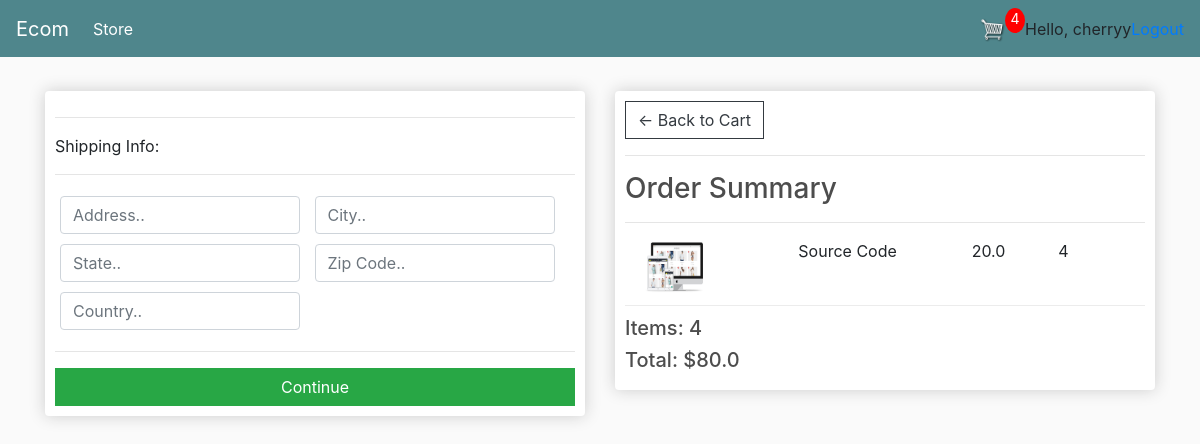
/checkout/ (signed in), run on the app's committed database.
### store/models.py (models this page shows, shortened)
class OrderItem(models.Model):
    product = models.ForeignKey(Product, on_delete=models.SET_NULL, null=True)
    order = models.ForeignKey(Order, on_delete=models.SET_NULL, null=True)
    quantity = models.IntegerField(default=0, null=True, blank=True)
    date_added = models.DateTimeField(auto_now_add=True)
    @property
    def get_total(self):
        total = self.product.price * self.quantity
        return total

class Product(models.Model):
    name = models.CharField(max_length=200)
    price = models.FloatField()
    digital = models.BooleanField(default=False, null=True, blank=True)
    image = models.ImageField(null=True, blank=True)
    @property
    def imageURL(self):
        try:
            url = self.image.url
        except:
            url = ''
        return url

class Order(models.Model):
    customer = models.ForeignKey(Customer, on_delete=models.SET_NULL, null=True, blank=True)
    date_ordered = models.DateTimeField(auto_now_add=True)
    complete = models.BooleanField(default=False)
    transaction_id = models.CharField(max_length=100, null=True)
    @property
    def shipping(self):
        shipping = False
        orderitems = self.orderitem_set.all()
        for i in orderitems:
            if i.product.digital == False:
                shipping = True
        return shipping
    @property
    def get_cart_total(self):
        orderitems = self.orderitem_set.all()
        total = sum([item.get_total for item in orderitems])
        return total
    @property
    def get_cart_items(self):
        orderitems = self.orderitem_set.all()
        total = sum([item.quantity for item in orderitems])
        return total

### store/views.py (the view)
# urls.py: path('checkout/', views.checkout, name="checkout"),
def checkout(request):
    if request.user.is_authenticated:
        customer = request.user.customer
        order, created = Order.objects.get_or_create(customer=customer, complete=False)
        items = order.orderitem_set.all()
        cartItems = order.get_cart_items
    else:
        items = []
        order = {'get_cart_total': 0, 'get_cart_items': 0, 'shipping': False}
        cartItems = order['get_cart_items']
    context = {'items': items, 'order': order, 'cartItems': cartItems}
    return render(request, 'store/checkout.html', context)

### store/templates/store/checkout.html (shortened to what this page needs)
{% extends 'store/main.html' %}
{% load static %}
{% block content %}
     <div class="row">
          <div class="col-lg-6">
               <div class="box-element" id="form-wrapper">
                    <form id="form">
                         <div id="shipping-info">
                              <hr>
                              <p>Shipping Info:</p>
                              <hr>
                              <div class="form-field">
                                   <input required class="form-control" type="text" name="address" placeholder="Address..">
                              </div>
                              <div class="form-field">
                                   <input required class="form-control" type="text" name="city" placeholder="City..">
                              </div>
                              <div class="form-field">
                                   <input required class="form-control" type="text" name="state" placeholder="State..">
                              </div>
                              <div class="form-field">
                                   <input required class="form-control" type="text" name="zipcode" placeholder="Zip Code..">
                              </div>
                              <div class="form-field">
                                   <input required class="form-control" type="text" name="country" placeholder="Country..">
                              </div>
                         </div>
                         <hr>
                         <input id="form-button" class="btn btn-success btn-block " type="submit" value="Continue">
                    </form>
               </div>
               <br>
          </div>
          <div class="col-lg-6">
               <div class="box-element">
                    <a  class="btn btn-outline-dark" href="{% url 'cart' %}">&#x2190; Back to Cart</a>
				<hr>
				<h3>Order Summary</h3>
				<hr>
                {% for item in items %}
				<div class="cart-row">
					<div style="flex:2"><img class="row-image" src="{{item.product.imageURL}}"></div>
					<div style="flex:2"><p>{{item.product.name}}</p></div>
					<div style="flex:1"><p>{{item.product.price}}</p></div>
					<div style="flex:1"><p>{{item.quantity}}</p></div>
				</div>
                {% endfor %}
				<h5>Items:   {{order.get_cart_items}}</h5>
				<h5>Total:   ${{order.get_cart_total}}</h5>
               </div>
          </div>
     </div>
{% endblock content %}

### store/templates/store/main.html (shortened to what this page needs)
<!DOCTYPE html>
{% load static %}
<html>
<head>
	<link rel="stylesheet" href="https://stackpath.bootstrapcdn.com/bootstrap/4.4.1/css/bootstrap.min.css">
	<link rel="stylesheet" type="text/css" href="{% static 'css/main.css' %}">
</head>
<body>
    <nav class="navbar navbar-expand-lg navbar-dark bg-dark">
  <a class="navbar-brand" href="{% url 'store' %}">Ecom</a>
  <div class="collapse navbar-collapse" id="navbarSupportedContent">
    <ul class="navbar-nav mr-auto">
      <li class="nav-item active">
        <a class="nav-link" href="{% url 'store' %}">Store <span class="sr-only">(current)</span></a>
      </li>
    </ul>
    <div class="form-inline my-2 my-lg-0">
     	<a href="{% url 'cart' %}">
    		<img  id="cart-icon" src="{% static 'images/cart.png' %}">
    	</a>
    	<p id="cart-total">{{cartItems}}</p>
    </div>
  </div>
    <span class="hello-msg">Hello, {{request.user}}</span>
    <span class="hello-msg"><a href="{% url 'logout' %}">Logout</a></span>
</nav>
         <div class="container">
                <br>
                {% block content %}
                 {% endblock content %}
         </div>
</body>
</html>

### static/css/main.css (style rules this page uses)
body { background-color: hsl(0, 0%, 98%); }
h1,h2,h3,h4,h5,h6 { color:hsl(0, 0%, 30%); }
.box-element { box-shadow:hsl(0, 0%, 80%) 0 0 16px; background-color: #fff; border-radius: 4px; padding: 10px; }
.bg-dark { background-color: #4f868c!important; }
#cart-icon { width:25px; display: inline-block; margin-left: 15px; }
#cart-total { display: block; text-align: center; color:#fff; background-color: red; width: 20px; height: 25px; border-radius: 50%; font-size: 14px; }
.col-lg-4, .col-lg-6, .col-lg-8, .col-lg-12 { margin-top: 10px; }
.btn { border-radius: 0; }
.row-image { width: 100px; }
.form-field { width:250px; display: inline-block; padding: 5px; }
.cart-row { display: flex; align-items: flex-stretch; padding-bottom: 10px; margin-bottom: 10px; border-bottom: 1px solid #ececec; }

### data on the page
OrderItem: product.imageURL (picture), product.name "Source Code", product.price "20.0", quantity "4"
Order: get_cart_items "4", get_cart_total "80.0"

### other printed values
{{ cartItems }} "4"
{{ request.user }} "cherryy"
